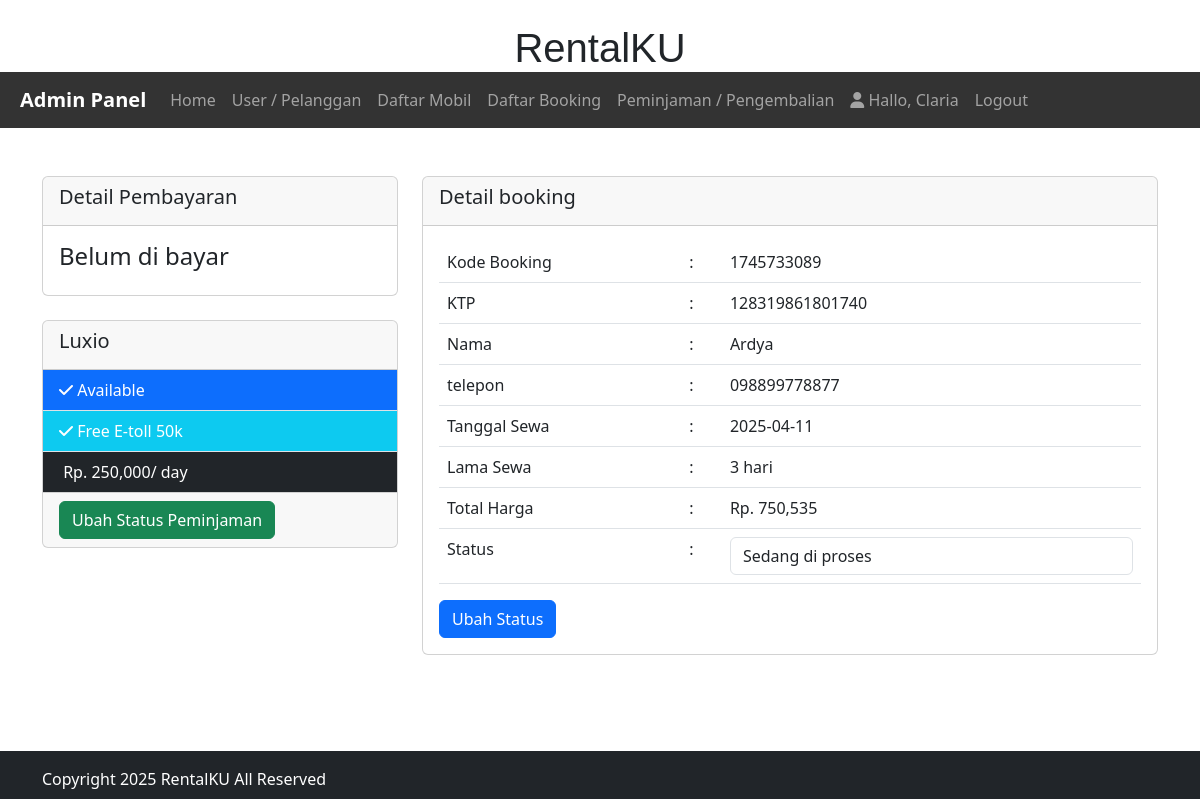
The app's page /admin/booking/bayar.php?id=1745733089 (signed in) with its own data.
### tables this page shows
CREATE TABLE `infoweb` (
  `id` int NOT NULL,
  `nama_rental` varchar(255) NOT NULL,
  `telp` bigint NOT NULL,
  `alamat` varchar(255) NOT NULL,
  `email` varchar(255) NOT NULL,
  `no_rek` bigint NOT NULL,
  `updated_at` timestamp NOT NULL
);

CREATE TABLE `mobil` (
  `id_mobil` int NOT NULL,
  `no_plat` varchar(255) NOT NULL,
  `merk` varchar(255) NOT NULL,
  `harga` int NOT NULL,
  `deskripsi` varchar(255) NOT NULL,
  `status` varchar(255) NOT NULL,
  `gambar` text NOT NULL
);

CREATE TABLE `booking` (
  `id_booking` int NOT NULL,
  `kode_booking` varchar(255) NOT NULL,
  `id_login` int NOT NULL,
  `id_mobil` int NOT NULL,
  `ktp` varchar(255) NOT NULL,
  `nama` varchar(255) NOT NULL,
  `alamat` varchar(255) NOT NULL,
  `no_tlp` varchar(15) NOT NULL,
  `tanggal` varchar(255) NOT NULL,
  `lama_sewa` int NOT NULL,
  `total_harga` int NOT NULL,
  `konfirmasi_pembayaran` varchar(255) NOT NULL,
  `tgl_input` varchar(255) NOT NULL
);

### koneksi/koneksi.php (called while the page is built, shortened)
<?php
    $user = 'root';
    $pass = 'root';
    try {
    $koneksi = new PDO("mysql:host=localhost:8889;dbname=mobing", $user, $pass);
    $koneksi->setAttribute(PDO::ATTR_ERRMODE, PDO::ERRMODE_EXCEPTION);
} catch (PDOException $e) {
    die('Database connection failed: ' . $e->getMessage());
}
    $url = "http://localhost:8000/";
    $sql_web = "SELECT * FROM infoweb WHERE id = 1";
    $row_web = $koneksi->prepare($sql_web);
    $row_web->execute();
    $info_web = $row_web->fetch(PDO::FETCH_OBJ);
?>

### admin/booking/bayar.php (the view, shortened to what this page needs)
<?php
    require '../../koneksi/koneksi.php';
    $title_web = 'Konfirmasi';
    include '../header.php';
    $kode_booking = $_GET['id'];
    $hasil = $koneksi->query("SELECT * FROM booking WHERE kode_booking = '$kode_booking'")->fetch();
    $id_booking = $hasil['id_booking'];
    $hsl = $koneksi->query("SELECT * FROM pembayaran WHERE id_booking = '$id_booking'")->fetch();
    $c = $koneksi->query("SELECT * FROM pembayaran WHERE id_booking = '$id_booking'")->rowCount();
    $id = $hasil['id_mobil'];
    $isi = $koneksi->query("SELECT * FROM mobil WHERE id_mobil = '$id'")->fetch();
?>
<br>
<br>
<div class="container">
<div class="row">
    <div class="col-sm-4">
        <div class="card">
            <div class="card-header">
                <h5> Detail Pembayaran</h5>
            </div>
            <div class="card-body">
                <?php if($c > 0){?>
                <table class="table">
                    <tr>
                        <td>No Rekening</td>
                        <td> :</td>
                        <td><?php echo  $hsl['no_rekening'];?></td>
                    </tr>
                    <tr>
                        <td>Atas Nama </td>
                        <td> :</td>
                        <td><?php echo  $hsl['nama_rekening'];?></td>
                    </tr>
                    <tr>
                        <td>Nominal  </td>
                        <td> :</td>
                        <td>Rp. <?php echo  number_format($hsl['nominal']);?></td>
                    </tr>
                    <tr>
                        <td>Tgl  Transfer</td>
                        <td> :</td>
                        <td><?php echo  $hsl['tanggal'];?></td>
                    </tr>
                </table>
                <?php }else{?>
                    <h4>Belum di bayar</h4>
                <?php }?>
            </div>
        </div>
        <br/>
        <div class="card">
            <div class="card-header">
                <h5 class="card-title"><?php echo $isi['merk'];?></h5>
            </div>
            <ul class="list-group list-group-flush">
                <?php if($isi['status'] == 'Tersedia'){?>
                    <li class="list-group-item bg-primary text-white">
                        <i class="fa fa-check"></i> Available
                    </li>
                <?php }else{?>
                    <li class="list-group-item bg-danger text-white">
                        <i class="fa fa-close"></i> Not Available
                    </li>
                <?php }?>
                <li class="list-group-item bg-info text-white"><i class="fa fa-check"></i> Free E-toll 50k</li>
                <li class="list-group-item bg-dark text-white">
                    <i class="fa fa-money"></i> Rp. <?php echo number_format($isi['harga']);?>/ day
                </li>
            </ul>
            <div class="card-footer">
                <a href="<?php echo $url;?>admin/peminjaman/peminjaman.php?id=<?php echo $hasil['kode_booking'];?>"
                    class="btn btn-success btn-md">Ubah Status Peminjaman</a>
            </div>
        </div>
    </div>
    <div class="col-sm-8">
         <div class="card">
            <div class="card-header">
                <h5> Detail booking</h5>
            </div>
           <div class="card-body">
               <form method="post" action="proses.php?id=konfirmasi">
                    <table class="table">
                        <tr>
                            <td>Kode Booking  </td>
                            <td> :</td>
                            <td><?php echo $hasil['kode_booking'];?></td>
                        </tr>
                        <tr>
                            <td>KTP  </td>
                            <td> :</td>
                            <td><?php echo $hasil['ktp'];?></td>
                        </tr>
                        <tr>
                            <td>Nama  </td>
                            <td> :</td>
                            <td><?php echo $hasil['nama'];?></td>
                        </tr>
                        <tr>
                            <td>telepon  </td>
                            <td> :</td>
                            <td><?php echo $hasil['no_tlp'];?></td>
                        </tr>
                        <tr>
                            <td>Tanggal Sewa </td>
                            <td> :</td>
                            <td><?php echo $hasil['tanggal'];?></td>
                        </tr>
                        <tr>
                            <td>Lama Sewa </td>
                            <td> :</td>
                            <td><?php echo $hasil['lama_sewa'];?> hari</td>
                        </tr>
                        <tr>
                            <td>Total Harga </td>
                            <td> :</td>
                            <td>Rp. <?php echo number_format($hasil['total_harga']);?></td>
                        </tr>
                        <tr>
                            <td>Status </td>
                            <td> :</td>
                            <td>
                                <select class="form-control" name="status">
                                    <option <?php if($hasil['konfirmasi_pembayaran'] == 'Sedang di proses'){echo 'selected';}?>>
                                        Sedang di proses
                                    </option>
                                </select>
                            </td>
                        </tr>
                    </table>
                    <button type="submit" class="btn btn-primary float-right">
                        Ubah Status
                    </button>
            </form>
           </div>
         </div>
    </div>
</div>
</div>
<br>
<br>
<br>
<?php include '../footer.php';?>

### admin/header.php (shortened to what this page needs)
<?php
    $id_login = $_SESSION['USER']['id_login'];
    $row = $koneksi->prepare("SELECT * FROM login WHERE id_login=?");
    $row->execute([$id_login]);
    $hasil_login = $row->fetch();
?>
<!doctype html>
<html lang="en">
  <head>
<link href="https://cdn.jsdelivr.net/npm/bootstrap@5.3.0/dist/css/bootstrap.min.css" rel="stylesheet">
<link href="https://cdnjs.cloudflare.com/ajax/libs/font-awesome/6.5.0/css/all.min.css" rel="stylesheet">
  </head>
  <body>
<div class="jumbotron pt-4 pb-4 text-center">
    <div class="container">
    <h2 class="custom-header">
        <?php echo  $info_web->nama_rental;?>
    </h2>
    </div>
</div>
    <nav class="navbar navbar-expand-lg navbar-dark" style="background-color: #333; padding-left: 20px; padding-right: 20px;">
        <a class="navbar-brand" href="<?php echo $url;?>admin/"><b>Admin Panel</b></a>
        <div class="collapse navbar-collapse" id="collapsibleNavId">
            <ul class="navbar-nav mr-auto mt-2 mt-lg-0">
                <li class="nav-item <?php if($title_web == 'Dashboard'){ echo 'active';}?>">
                    <a class="nav-link" href="<?php echo $url;?>admin/">Home <span class="sr-only">(current)</span></a>
                </li>
                <li class="nav-item <?php if($title_web == 'User'){ echo 'active';}?>">
                    <a class="nav-link" href="<?php echo $url;?>admin/user/index.php">User / Pelanggan</a>
                </li>
                <li class="nav-item <?php if($title_web == 'Daftar Mobil'){ echo 'active';}?>
                <?php if($title_web == 'Tambah Mobil'){ echo 'active';}?>
                <?php if($title_web == 'Edit Mobil'){ echo 'active';}?>">
                    <a class="nav-link" href="<?php echo $url;?>admin/mobil/mobil.php">Daftar Mobil</a>
                </li>
                <li class="nav-item <?php if($title_web == 'Daftar Booking'){ echo 'active';}?>
                <?php if($title_web == 'Konfirmasi'){ echo 'active';}?>">
                    <a class="nav-link" href="<?php echo $url;?>admin/booking/booking.php">Daftar Booking</a>
                </li>
                <li class="nav-item <?php if($title_web == 'Peminjaman'){ echo 'active';}?>">
                    <a class="nav-link" href="<?php echo $url;?>admin/peminjaman/peminjaman.php">Peminjaman / Pengembalian</a>
                </li>
            </ul>
            <ul class="navbar-nav my-2 my-lg-0">
                <li class="nav-item">
                    <a class="nav-link" href="#">
                        <i class="fa fa-user"> </i> Hallo, <?php echo $hasil_login['nama_pengguna'];?>
                    </a>
                </li>
                <li class="nav-item">
                    <a class="nav-link" onclick="return confirm('Apakah anda ingin logout ?');" href="<?php echo $url;?>admin/logout.php">Logout</a>
                </li>
            </ul>
        </div>
    </nav>

### admin/footer.php (shortened to what this page needs)
<div class="footer mt-4 bg-dark text-white pt-3 pb-2">
      <div class="container">
        Copyright <?php echo  date('Y');?> <?php echo  $info_web->nama_rental;?> All Reserved
      </div>
    </div>
  </body>
</html>

### admin/header.php (style rules this page uses)
.custom-header { font-family: 'Prodesk', sans-serif; font-size: 2.5rem; }

### records on screen
infoweb: nama_rental "RentalKU"
mobil: merk "Luxio", harga "250,000"
booking: kode_booking "1745733089", ktp "128319861801740", nama "Ardya", no_tlp "098899778877", tanggal "2025-04-11", lama_sewa "3", total_harga "750,535"

### other values on screen
$hasil_login['nama_pengguna'] "Claria"
